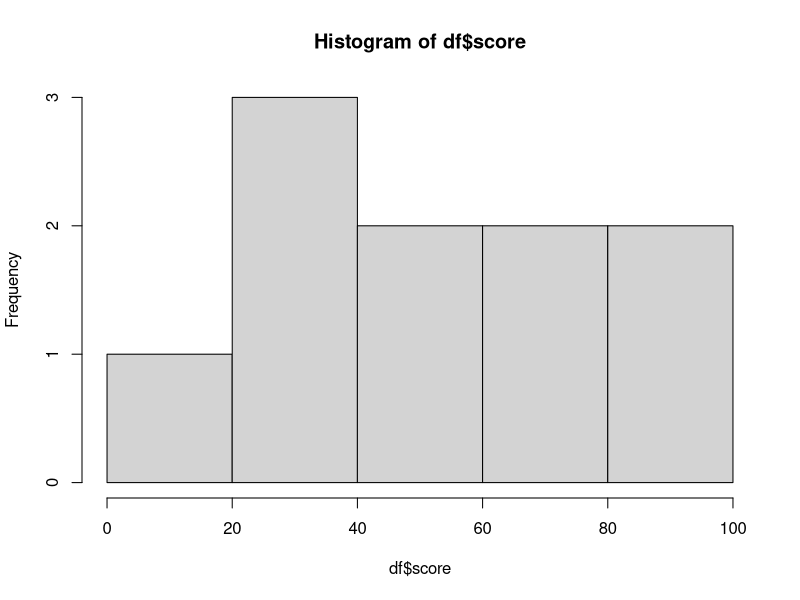

Write the R code that produced this figure.
# R - Git sample - what is
# Natalie R. Wilson - who is
# nrwilson@usgs.gov - contact
# 171121 - date

df <- read.csv(file = "data/sample-data.csv")

### useDingbats = FALSE, Dingbat fonts gets funky with symbols
pdf(file = "output/sample-histogram.pdf", useDingbats = FALSE)
hist(df$score)
dev.off()
